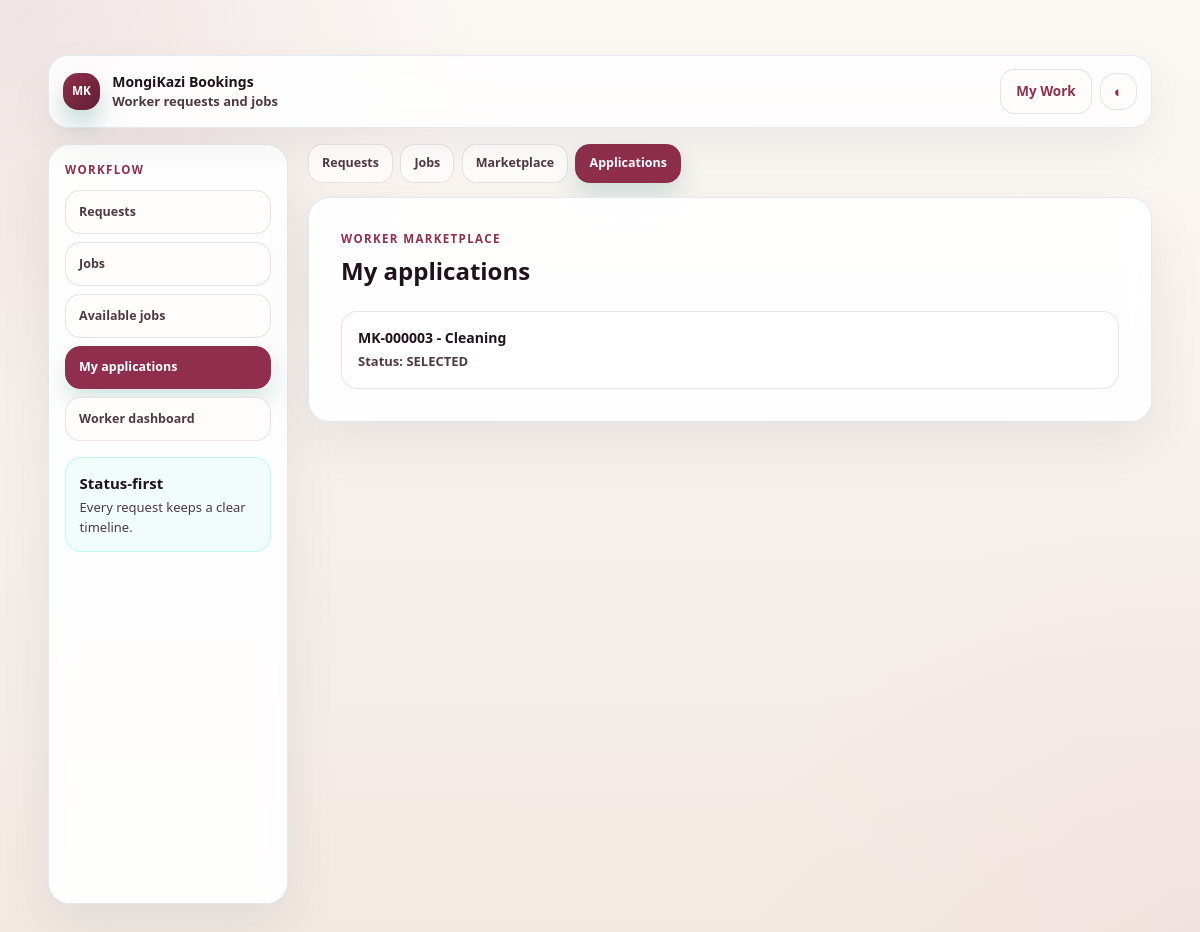
The page /bookings/worker/applications/ (signed in) on the database its author committed.
### bookings/models.py (models this page shows, shortened)
class BookingApplication(models.Model):
    class Status(models.TextChoices):
        PENDING = "PENDING", "Pending"
        SHORTLISTED = "SHORTLISTED", "Shortlisted"
        SELECTED = "SELECTED", "Selected"
        WITHDRAWN = "WITHDRAWN", "Withdrawn"
        DECLINED = "DECLINED", "Declined"
    booking = models.ForeignKey(Booking, on_delete=models.CASCADE, related_name="applications")
    worker = models.ForeignKey("helpers.HelperProfile", on_delete=models.PROTECT, related_name="booking_applications")
    status = models.CharField(max_length=16, choices=Status.choices, default=Status.PENDING)
    message = models.TextField(blank=True)
    proposed_fee = models.DecimalField(
        max_digits=9,
        decimal_places=2,
        null=True,
        blank=True,
        validators=[MinValueValidator(0)],
    )
    responded_at = models.DateTimeField(null=True, blank=True)
    created_at = models.DateTimeField(auto_now_add=True)
    updated_at = models.DateTimeField(auto_now=True)
    class Meta:
        ordering = ["-created_at"]
        constraints = [
            models.UniqueConstraint(fields=["booking", "worker"], name="unique_booking_application_per_worker"),
        ]
        indexes = [
            models.Index(fields=["booking", "status"]),
            models.Index(fields=["worker", "status"]),
        ]

class Booking(models.Model):
    class RequestType(models.TextChoices):
        DIRECT_REQUEST = "DIRECT_REQUEST", "Direct request"
        OPEN_MARKETPLACE = "OPEN_MARKETPLACE", "Open marketplace"
    class Status(models.TextChoices):
        DRAFT = "DRAFT", "Draft"
        OPEN_FOR_APPLICATIONS = "OPEN_FOR_APPLICATIONS", "Open for applications"
        APPLICATIONS_RECEIVED = "APPLICATIONS_RECEIVED", "Applications received"
        WORKER_SELECTED = "WORKER_SELECTED", "Worker selected"
        PENDING_WORKER_RESPONSE = "PENDING_WORKER_RESPONSE", "Pending worker response"
        ACCEPTED = "ACCEPTED", "Accepted"
        DECLINED = "DECLINED", "Declined"
        CANCELLED_BY_EMPLOYER = "CANCELLED_BY_EMPLOYER", "Cancelled by employer"
        CANCELLED_BY_WORKER = "CANCELLED_BY_WORKER", "Cancelled by worker"
        IN_PROGRESS = "IN_PROGRESS", "In progress"
        COMPLETED = "COMPLETED", "Completed"
        DISPUTED = "DISPUTED", "Disputed"
        CLOSED = "CLOSED", "Closed"
    booking_reference = models.CharField(max_length=32, unique=True, blank=True)
    employer = models.ForeignKey("employers.EmployerProfile", on_delete=models.PROTECT, related_name="bookings")
    worker = models.ForeignKey(
        "helpers.HelperProfile",
        on_delete=models.PROTECT,
        related_name="bookings",
        null=True,
        blank=True,
    )
    request_type = models.CharField(max_length=32, choices=RequestType.choices, default=RequestType.DIRECT_REQUEST)
    service_category = models.ForeignKey("helpers.ServiceCategory", on_delete=models.PROTECT, related_name="bookings")
    employer_location = models.ForeignKey(
        "employers.EmployerLocation",
        on_delete=models.PROTECT,
        related_name="bookings",
        null=True,
        blank=True,
    )
    status = models.CharField(max_length=32, choices=Status.choices, default=Status.PENDING_WORKER_RESPONSE)
    scheduled_date = models.DateField()
    start_time = models.TimeField()
    duration_hours = models.PositiveSmallIntegerField(validators=[MinValueValidator(1)])
    special_instructions = models.TextField(blank=True)
    worker_fee_estimate = models.DecimalField(max_digits=9, decimal_places=2, default=0, validators=[MinValueValidator(0)])
    platform_fee_estimate = models.DecimalField(max_digits=9, decimal_places=2, default=0, validators=[MinValueValidator(0)])
    total_estimate = models.DecimalField(max_digits=9, decimal_places=2, default=0, validators=[MinValueValidator(0)])
    decline_reason = models.CharField(max_length=255, blank=True)
    cancel_reason = models.CharField(max_length=255, blank=True)
    completed_at = models.DateTimeField(null=True, blank=True)
    created_by = models.ForeignKey(
        settings.AUTH_USER_MODEL,
        on_delete=models.SET_NULL,
        null=True,
        blank=True,
        related_name="created_bookings",
    )
    created_at = models.DateTimeField(auto_now_add=True)
    updated_at = models.DateTimeField(auto_now=True)
    class Meta:
        ordering = ["-created_at"]
        indexes = [
            models.Index(fields=["booking_reference"]),
            models.Index(fields=["status", "scheduled_date"]),
            models.Index(fields=["employer", "status"]),
            models.Index(fields=["worker", "status"]),
        ]

### helpers/models.py (models this page shows, shortened)
class ServiceCategory(models.Model):
    name = models.CharField(max_length=80, unique=True)
    slug = models.SlugField(max_length=120, unique=True)
    description = models.TextField(blank=True)
    is_active = models.BooleanField(default=True)
    sort_order = models.PositiveSmallIntegerField(default=0)
    created_at = models.DateTimeField(auto_now_add=True)
    updated_at = models.DateTimeField(auto_now=True)
    class Meta:
        ordering = ["sort_order", "name"]

### bookings/views.py (the view)
# urls.py: path("worker/applications/", views.worker_my_applications, name="worker_my_applications"),
@login_required
@require_http_methods(["GET"])
def worker_my_applications(request):
    guard = _worker_guard(request)
    if guard:
        return guard
    applications = get_worker_applications(request.user)
    return render(
        request,
        "bookings/worker_my_applications.html",
        {"applications": applications, "portal_kind": "worker", "nav_active": "worker_applications"},
    )

### accounts/models.py (called while the page is built)
    @property
    def is_helper(self):
        return self.role == self.Role.HELPER

### bookings/selectors/booking_selectors.py (called while the page is built)
def get_worker_applications(user):
    return BookingApplication.objects.select_related("booking", "booking__employer", "booking__service_category", "worker").filter(
        worker__user=user
    )

### bookings/views.py (called while the page is built)
def _worker_guard(request):
    if not request.user.is_authenticated:
        return redirect("accounts:login")
    if not getattr(request.user, "is_helper", False):
        return redirect("onboarding:start")
    if not request.user.is_onboarding_complete:
        return redirect("onboarding:start")
    return None

### bookings/templates/bookings/worker_my_applications.html (shortened to what this page needs)
﻿{% extends 'base/base_bookings.html' %}
{% block content %}
<div class="p-5 sm:p-6 lg:p-8">
  <p class="mk-eyebrow">Worker marketplace</p>
  <h1 class="mt-2 text-2xl font-bold text-slate-950 dark:text-white">My applications</h1>
  <div class="mt-6 grid gap-3">
    {% for app in applications %}
      <article class="mk-row-card">
        <div>
          <p class="text-sm font-bold text-slate-950 dark:text-white">{{ app.booking.booking_reference }} - {{ app.booking.service_category.name }}</p>
          <p class="mt-1 text-xs font-semibold text-mk-muted dark:text-slate-400">Status: {{ app.status }}{% if app.proposed_fee %} • Proposed fee: R{{ app.proposed_fee }}{% endif %}</p>
        </div>
      </article>
    {% empty %}
      <div class="mk-empty-state"><p class="text-sm font-bold text-slate-900 dark:text-white">No applications submitted yet.</p></div>
    {% endfor %}
  </div>
</div>
{% endblock %}

### website/static/website/css/mk-tokens.css (style rules this page uses)
:root { --mk-maroon-soft: #F1ADC3; --mk-maroon-primary: #8F2F4D; --mk-maroon-deep: #5F1F34; --beige-50: #FBF8F4; --beige-100: #F2E9E2; --mk-surface: #FFFDFC; --mk-surface-soft: #FFFFFF; --mk-text: #1F1218; --mk-muted: #4F3A42; --mk-subtext: #5C4650; --mk-border: rgba(95, 31, 52, 0.12); --mk-layout-max: 88rem; --mk-layout-gutter: 1rem; --mk-shell-max: 105rem; --mk-primary: var(--mk-maroon-primary); --mk-primary-dark: var(--mk-maroon-deep); --mk-secondary: var(--beige-100); --mk-accent: var(--mk-maroon-soft); --mk-bg: var(--beige-50); --mk-success: #2D6A4F; --mk-warning: #B45309; --mk-danger: #B91C1C; --mk-ink: var(--mk-maroon-deep); --mk-nav-bg: rgba(251, 248, 244, 0.92); --mk-shadow-soft: 0 14px 34px rgba(95, 31, 52, 0.08); --mk-shadow-lift: 0 22px 56px rgba(95, 31, 52, 0.12); }

### website/static/website/css/mk-portal.css (style rules this page uses)
html[data-theme="light"] .dark\:text-white, html[data-theme="light"] .dark\:text-slate-100, html[data-theme="light"] .dark\:text-slate-200 { color: var(--mk-text) !important; }
html[data-theme="light"] .dark\:text-slate-300, html[data-theme="light"] .dark\:text-slate-400, html[data-theme="light"] .dark\:text-slate-500 { color: var(--mk-muted) !important; }
* { box-sizing: border-box; }
.mk-body { background: radial-gradient(circle at top left, color-mix(in srgb, var(--mk-maroon-primary) 10%, transparent), transparent 30rem), radial-gradient(circle at bottom right, color-mix(in srgb, var(--mk-maroon-soft) 12%, transparent), transparent 28rem), linear-gradient(180deg, var(--mk-bg) 0%, var(--beige-100) 100%); }
.mk-eyebrow, .mk-hero-kicker { font-size: 0.72rem; font-weight: 800; letter-spacing: 0.14em; text-transform: uppercase; color: var(--mk-primary); }

### website/static/website/css/public_app.css (style rules this page uses)
* { box-sizing: border-box; }
html { color-scheme: light; }
body { margin: 0; overflow-x: hidden; background: var(--mk-bg); color: var(--mk-text); font-size: 15px; font-feature-settings: "cv02", "cv03", "cv04", "cv11"; text-rendering: optimizeLegibility; }
.mk-muted, .text-mk-muted { color: var(--mk-muted); font-size: 0.8125rem; line-height: 1.5; }
html[data-theme="light"] label, html[data-theme="light"] .text-mk-text { color: var(--mk-text); }
html[data-theme="light"] .text-mk-muted, html[data-theme="light"] .mk-body-copy, html[data-theme="light"] .mk-muted { color: var(--mk-muted); }

### bookings/static/bookings/css/bookings.css (style rules this page uses)
* { box-sizing: border-box; }
.mk-sidebar-label, .mk-eyebrow { font-size: 0.72rem; font-weight: 800; letter-spacing: 0.12em; text-transform: uppercase; color: var(--mk-primary); }
.mk-form-block, .mk-detail-card, .mk-row-card, .mk-estimate-note, .mk-error, .mk-timeline-item, .mk-empty-state, .mk-soft-panel { border: 1px solid var(--mk-border); border-radius: 1rem; background: #fff; }
.mk-row-card, .mk-timeline-item { padding: 1rem; display: flex; gap: 0.85rem; align-items: center; justify-content: space-between; }

### rows shown on the page
BookingApplication: booking.booking_reference "MK-000003", booking.service_category.name "Cleaning", status "SELECTED"
